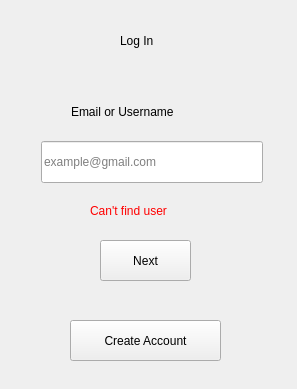
<?xml version="1.0" encoding="UTF-8"?>
<ui version="4.0">
 <class>Form</class>
 <widget class="QWidget" name="Form">
  <property name="geometry">
   <rect>
    <x>0</x>
    <y>0</y>
    <width>297</width>
    <height>389</height>
   </rect>
  </property>
  <property name="windowTitle">
   <string>Form</string>
  </property>
  <widget class="QLabel" name="label">
   <property name="geometry">
    <rect>
     <x>120</x>
     <y>20</y>
     <width>71</width>
     <height>41</height>
    </rect>
   </property>
   <property name="styleSheet">
    <string notr="true">font: 16pt &quot;MS Shell Dlg 2&quot;;</string>
   </property>
   <property name="text">
    <string>Log In</string>
   </property>
  </widget>
  <widget class="QLineEdit" name="UsernameText">
   <property name="geometry">
    <rect>
     <x>41</x>
     <y>141</y>
     <width>222</width>
     <height>42</height>
    </rect>
   </property>
   <property name="styleSheet">
    <string notr="true">font: 15pt &quot;MS Shell Dlg 2&quot;;</string>
   </property>
   <property name="placeholderText">
    <string>example@gmail.com</string>
   </property>
  </widget>
  <widget class="QLabel" name="label_3">
   <property name="geometry">
    <rect>
     <x>71</x>
     <y>91</y>
     <width>171</width>
     <height>41</height>
    </rect>
   </property>
   <property name="styleSheet">
    <string notr="true">font: 14pt &quot;MS Shell Dlg 2&quot;;</string>
   </property>
   <property name="text">
    <string>Email or Username</string>
   </property>
  </widget>
  <widget class="QPushButton" name="CreateAccountButton">
   <property name="geometry">
    <rect>
     <x>70</x>
     <y>320</y>
     <width>151</width>
     <height>41</height>
    </rect>
   </property>
   <property name="styleSheet">
    <string notr="true">font: 14pt &quot;MS Shell Dlg 2&quot;;</string>
   </property>
   <property name="text">
    <string>Create Account</string>
   </property>
  </widget>
  <widget class="QPushButton" name="NextButton">
   <property name="geometry">
    <rect>
     <x>100</x>
     <y>240</y>
     <width>91</width>
     <height>41</height>
    </rect>
   </property>
   <property name="styleSheet">
    <string notr="true">font: 14pt &quot;MS Shell Dlg 2&quot;;</string>
   </property>
   <property name="text">
    <string>Next</string>
   </property>
  </widget>
  <widget class="QLabel" name="NoUserLabel">
   <property name="enabled">
    <bool>true</bool>
   </property>
   <property name="geometry">
    <rect>
     <x>90</x>
     <y>190</y>
     <width>171</width>
     <height>41</height>
    </rect>
   </property>
   <property name="styleSheet">
    <string notr="true">font: 12pt &quot;MS Shell Dlg 2&quot;;
color: rgb(255, 0, 0);</string>
   </property>
   <property name="text">
    <string>Can't find user</string>
   </property>
  </widget>
 </widget>
 <resources/>
 <connections/>
</ui>
